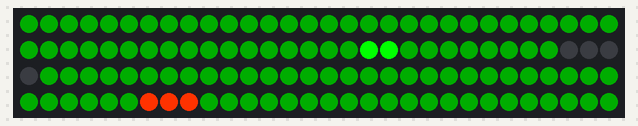
The sketch below on a simulated Particle Photon. Shown: 120 RGB LEDs in strip order, left to right, continuing on the next row. The local clock reads 2024-03-15 10:24:30 at power-on unless the sketch sets it.

Above: at 0.15 s.
At 39.79 s:
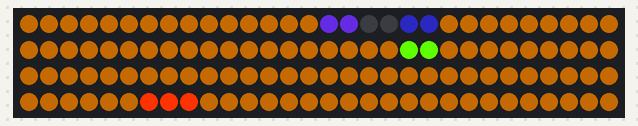

The sketch:

LEDRemoteAPA102.ino
```cpp
// Replace controller_id with your controller's id

// This #include statement was automatically added by the Particle IDE.
#include <FastLED.h>

FASTLED_USING_NAMESPACE;
// How many leds in your strip?
#define NUM_LEDS 120

// For led chips like Neopixels, which have a data line, ground, and power, you just
// need to define DATA_PIN.  For led chipsets that are SPI based (four wires - data, clock,
// ground, and power), like the LPD8806, define both DATA_PIN and CLOCK_PIN
#define DATA_PIN A5
#define CLOCK_PIN A3

CRGB leds[NUM_LEDS];

int controller_id = 1234567890;
int r=0,g=50,b=0;
long lastcomm=0L,lastsec=0L,mscounter=0L;

void setup() {
  LEDS.addLeds<APA102,DATA_PIN,CLOCK_PIN>(leds,NUM_LEDS);
  LEDS.setBrightness(255);
  // Subscribe to the integration response event
  Particle.subscribe("hook-response/lightcolor/0", myHandler, MY_DEVICES);
  Particle.function("updateOHA", updateOHA);
  lastsec=Time.local();
}

// Cloud functions must return int and take one String
int updateOHA(String update) {
  // this will force an update/response
  lastcomm=0L;
  return 0;
}

void myHandler(const char *event, const char *data) {
  // Handle the integration response
    sscanf(data, "%02x%02x%02x", &r, &g, &b);
}

void loop() {
    if (Time.local() != lastsec) {
        mscounter=millis();
        lastsec=Time.local();
    }
    showClock();
}

void showClock() {
    // paint the background
    for (int i=0; i < NUM_LEDS; i++) {
        leds[i] = CRGB(r, g, b);
    }
    // fade the second hand
    long msoffset = millis() - mscounter;
    int sec = map(Time.second(), 0, 59, 0, NUM_LEDS-1);

    leds[sec] = CRGB(0,0,0);
    int psec = sec-1;
    if (psec < 0) {
        psec += NUM_LEDS;
    }
    leds[psec] = CRGB(0,0,0);

    int pr=0,pg=0,pb=0;
    pr=map(msoffset, 0, 1000, 0, r);
    pg=map(msoffset, 0, 1000, 0, g);
    pb=map(msoffset, 0, 1000, 0, b);
    psec = sec-2;
    if (psec < 0) psec += NUM_LEDS;
    leds[sec-2] = CRGB(pr, pg, pb);
    psec = sec-3;
    if (psec < 0) psec += NUM_LEDS;
    leds[sec-3] = CRGB(pr, pg, pb);

    int nr=0,ng=0,nb=0;
    nr=map(msoffset, 0, 1000, r, 0);
    ng=map(msoffset, 0, 1000, g, 0);
    nb=map(msoffset, 0, 1000, b, 0);
    leds[sec+1] = CRGB(nr, ng, nb);
    leds[sec+2] = CRGB(nr, ng, nb);

    int hr = map(Time.hourFormat12(Time.local()), 1, 12, 0, NUM_LEDS-1);
    int min = map(Time.minute(), 0, 59, 0, NUM_LEDS-1);
    leds[hr] = CRGB(255, g, b);
    leds[hr-1] = CRGB(255, g, b);
    leds[hr+1] = CRGB(255, g, b);
    leds[min] = CRGB(r, 255, b);
    leds[min-1] = CRGB(r, 255, b);
    FastLED.show();
}
```
